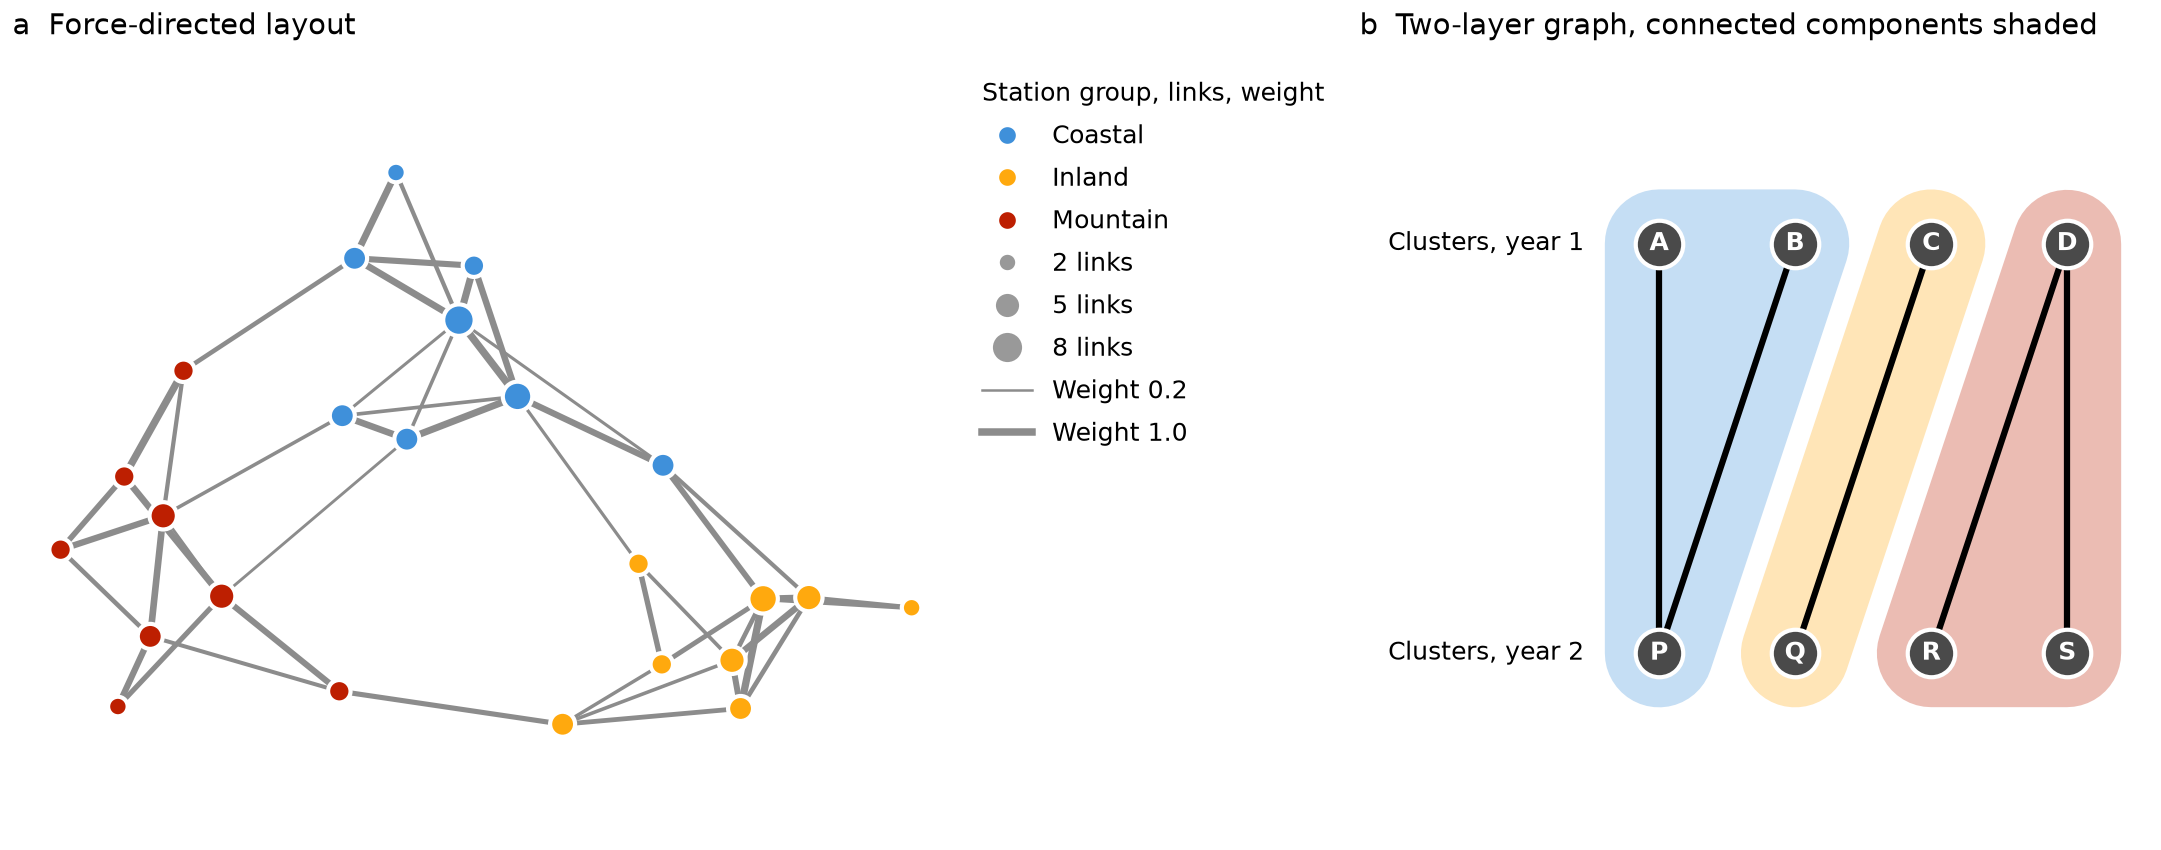

Python code for this plot:
"""Network graph without a graph library: force-directed layout (a), two-layer graph (b).
Synthetic data. Writes snippet.png next to this file.
"""

import os
from pathlib import Path

import matplotlib.pyplot as plt
import numpy as np
from matplotlib.colors import to_rgb
from matplotlib.lines import Line2D
from matplotlib.patches import Polygon

MM = 1 / 25.4
STYLE_DIR = Path(__file__).resolve().parent / "../../../styles"
GROUPS = {"Coastal": "C0", "Inland": "C1", "Mountain": "C2"}
PER_GROUP = 8
LINK_WITHIN, LINK_BETWEEN = 0.45, 0.025  # probability of an edge
ITERATIONS = 500
# Panel b: clusters in each year and the pairs that overlap in space.
YEAR_1 = ("A", "B", "C", "D")
YEAR_2 = ("P", "Q", "R", "S")
OVERLAPS = (("A", "P"), ("B", "P"), ("C", "Q"), ("D", "R"), ("D", "S"))
COMPONENT_COLORS = ("C0", "C1", "C2", "C3")  # mixed 70% with white when drawn
NODE_COLOR = "#4a4a4a"


def random_graph(rng):
    """Symmetric weight matrix with dense links within groups and few between them."""
    groups = np.repeat(np.arange(len(GROUPS)), PER_GROUP)
    n = len(groups)
    same = groups[:, None] == groups[None, :]
    linked = rng.random((n, n)) < np.where(same, LINK_WITHIN, LINK_BETWEEN)
    weights = np.triu(linked, 1) * rng.uniform(0.2, 1.0, (n, n))
    return weights + weights.T, groups


def force_layout(weights, rng, iterations=ITERATIONS):
    """Fruchterman-Reingold: all nodes repel, linked nodes attract; the step cools."""
    n = len(weights)
    k = 1 / np.sqrt(n)  # ideal edge length on a unit square
    position = rng.random((n, 2))
    step = 0.1
    for _ in range(iterations):
        delta = position[:, None, :] - position[None, :, :]
        distance = np.maximum(np.linalg.norm(delta, axis=2), 1e-3)
        force = k**2 / distance**2 - weights * distance / k  # along delta, per unit
        np.fill_diagonal(force, 0)
        move = (delta * force[:, :, None]).sum(axis=1)
        length = np.maximum(np.linalg.norm(move, axis=1, keepdims=True), 1e-9)
        position += move / length * np.minimum(length, step)
        step *= 0.99
    position -= position.mean(axis=0)
    return position / np.abs(position).max()


def edge_width(weight):
    """Line width for a link weight, in the network and in its key."""
    return (0.2 + weight) * plt.rcParams["lines.linewidth"]


def network(ax, weights, groups, position):
    rows, cols = np.nonzero(np.triu(weights))
    for i, j in zip(rows, cols):
        ax.plot(*position[[i, j]].T, color="0.55", lw=edge_width(weights[i, j]),
                solid_capstyle="round", zorder=1)
    degree = (weights > 0).sum(axis=1)
    colors = np.array(list(GROUPS.values()))[groups]
    ax.scatter(*position.T, s=node_area(degree), c=colors, edgecolors="white",
               zorder=2)
    # adjustable="datalim" changes the data limits, not the axes box.
    ax.set_aspect("equal", adjustable="datalim")
    ax.margins(0.08)
    ax.axis("off")
    handles = [Line2D([], [], ls="", marker="o", ms=5, mfc=c, mec="white")
               for c in GROUPS.values()]
    labels = list(GROUPS)
    for d in (2, 5, 8):
        handles.append(Line2D([], [], ls="", marker="o", ms=np.sqrt(node_area(d)),
                              mfc="0.6", mec="white"))
        labels.append(f"{d} links")
    for w in (0.2, 1.0):
        handles.append(Line2D([], [], color="0.55", lw=edge_width(w)))
        labels.append(f"Weight {w:.1f}")
    ax.legend(handles, labels, loc="upper left", bbox_to_anchor=(1.0, 1.0),
              frameon=False, title="Station group, links, weight", alignment="left",
              labelspacing=0.7)


def node_area(degree):
    """Marker area (pt²) for a node with this many links."""
    return 8 + 7 * np.asarray(degree)


def components(nodes, edges):
    """Connected components by union-find; returns a list of node lists."""
    parent = {node: node for node in nodes}

    def root(node):
        while parent[node] != node:
            parent[node] = parent[parent[node]]
            node = parent[node]
        return node

    for a, b in edges:
        parent[root(a)] = root(b)
    groups = {}
    for node in nodes:
        groups.setdefault(root(node), []).append(node)
    return list(groups.values())


def convex_hull(points):
    """Monotone chain; returns hull vertices in order (two points stay two points)."""
    points = sorted(map(tuple, points))
    if len(points) < 3:
        return points

    def turn(o, a, b):  # z of the cross product (a - o) x (b - o)
        return (a[0] - o[0]) * (b[1] - o[1]) - (a[1] - o[1]) * (b[0] - o[0])

    def half(sequence):
        chain = []
        for p in sequence:
            while len(chain) >= 2 and turn(chain[-2], chain[-1], p) <= 0:
                chain.pop()
            chain.append(p)
        return chain[:-1]

    return half(points) + half(points[::-1])


def two_layer(ax):
    position = {name: (k, 1.0) for k, name in enumerate(YEAR_1)}
    position |= {name: (k, 0.0) for k, name in enumerate(YEAR_2)}
    pale = [tuple(0.3 * c + 0.7 for c in to_rgb(color)) for color in COMPONENT_COLORS]
    for color, members in zip(pale, components(position, OVERLAPS)):
        hull = convex_hull([position[m] for m in members])
        # A thick stroke with round joins pads the hull around the nodes; a hull
        # of two nodes becomes a capsule.
        ax.add_patch(Polygon(hull, closed=True, facecolor=color, edgecolor=color,
                             linewidth=26, joinstyle="round", capstyle="round", zorder=0))
    for a, b in OVERLAPS:
        ax.plot(*zip(position[a], position[b]), color="black", zorder=1)
    for names in (YEAR_1, YEAR_2):
        xy = np.array([position[n] for n in names])
        ax.scatter(*xy.T, s=130, color=NODE_COLOR, edgecolors="white",
                   zorder=2)
        for name, (x, y) in zip(names, xy):
            ax.text(x, y, name, ha="center", va="center", color="white",
                    fontweight="bold", zorder=3)
    for label, y in (("Clusters, year 1", 1.0), ("Clusters, year 2", 0.0)):
        ax.text(-0.55, y, label, ha="right", va="center")
    ax.set(xlim=(-2.2, len(YEAR_1) - 0.4), ylim=(-0.45, 1.45))
    ax.axis("off")


def main():
    rng = np.random.default_rng(21)
    weights, groups = random_graph(rng)
    position = force_layout(weights, rng)
    default = STYLE_DIR / "default.mplstyle"
    sheets = [default] if default.is_file() else []
    if selected := os.environ.get("CEDALION_STYLE"):
        sheet = Path(selected).expanduser()
        sheets.append(sheet if sheet.is_file() else STYLE_DIR / (selected.removesuffix(".mplstyle") + ".mplstyle"))
    width_mm = float(os.environ.get("CEDALION_WIDTH_MM", 183))
    with plt.style.context(sheets):
        fig, axes = plt.subplots(1, 2, figsize=(width_mm * MM, 72 * MM), layout="constrained",
                                 width_ratios=(1.2, 1))
        network(axes[0], weights, groups, position)
        two_layer(axes[1])
        axes[0].set_title("a  Force-directed layout", loc="left")
        axes[1].set_title("b  Two-layer graph, connected components shaded", loc="left")
        fig.savefig(os.environ.get("CEDALION_SNIPPET_PNG", Path(__file__).with_name("snippet.png")), dpi=300)
        plt.close(fig)


if __name__ == "__main__":
    main()
